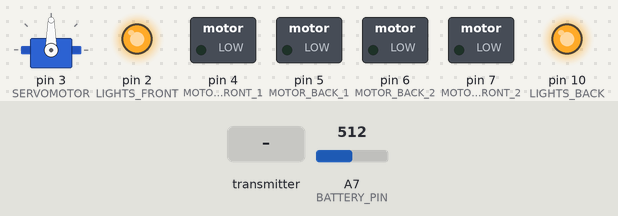
A sketch run on a simulated Arduino Nano, built with avr-gcc and run on an emulated ATmega328P. Shown: servo, switched loads named in the sketch (green lamp = pin HIGH), output pins drawn as LEDs (lit = HIGH). Dashed ring = blinking. The inputs (shaded band) are chosen by the test bench; at power-on: A7 (BATTERY_PIN) = 512. No radio packets arrive unless stated.

Above: at 0.01 s.
At 1.8 s:
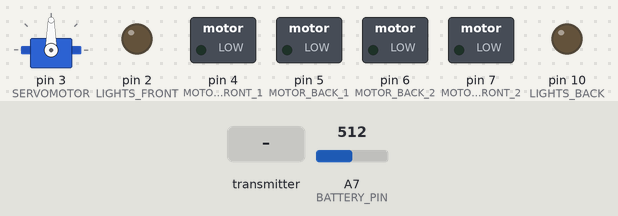
1.9 s: the transmitter starts sending ch1 = 0
At 2.0 s:
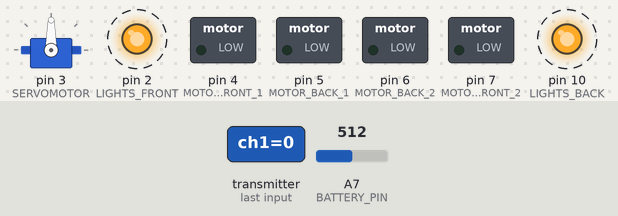
Timing chart, 0 to 4.9 s (numbered marks = the images above; inputs shaded):
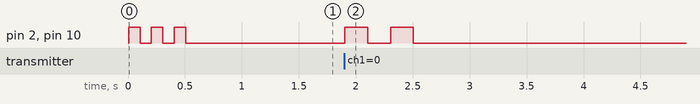

Measured:
- after the input at 1.9 s, pin 2 (LIGHTS_FRONT), pin 10 (LIGHTS_BACK): alternates HIGH for 0.20 s and LOW for 0.20 s, 4 changes in all, then stays LOW, starting at once

The sketch:

test_car.ino
```cpp
////// LIBRARIES //////
#include <SPI.h>
#include <RF24.h>
#include <Servo.h>

//#define __DEBUG__


////// TYPEDEF //////
union uint16_as_bytes
{
  uint16_t ival;
  uint8_t bval[2];
} uint16_2_bytes;


////// PIN DEFINITIONS //////
uint8_t LIGHTS_FRONT = 2;
uint8_t LIGHTS_BACK = 10;

uint8_t SERVOMOTOR = 3;

uint8_t MOTOR_BACK_1 = 5;
uint8_t MOTOR_BACK_2 = 6;

uint8_t MOTOR_FRONT_1 = 4;
uint8_t MOTOR_FRONT_2 = 7;

Servo Servo_Cam;

uint8_t BATTERY_PIN = A7;


////// NRF24 DEFINITIONS //////
const uint8_t tx_pipe[6] = "00001"; // 5 bytes address, this code should be the same for the receiver
const uint8_t rx_pipe[6] = "00002";

RF24 radio(8, 9);  // set CE and CSN pins

// the size of this struct should not exceed 32 bytes
struct TX_Data {
  uint8_t ch1;
  uint8_t ch2;
  uint8_t ch3;
  uint8_t ch4;
  uint8_t ch5;
  uint8_t ch6;
  uint8_t ch7;
  uint8_t ch8;
};

// the size of this struct should not exceed 32 bytes
struct RX_Data {
  uint8_t ch1;
  uint8_t ch2;
};

TX_Data tx_data; // create a variable with the structure
RX_Data rx_data; // create a variable with the structure


////// RF CONNECTION VARIABLES //////
uint16_t car_battery_data = 0;

unsigned long last_msg_time = 0;

uint8_t FIRST_CONNECTION_FLAG = false;


void Motor_Back(uint8_t p_velocity, uint8_t p_lights)
{
  if (p_velocity > 130)
  {
    analogWrite(MOTOR_BACK_1, p_velocity);
    analogWrite(MOTOR_BACK_2, 0);

    if (p_lights == 1)
    {
      digitalWrite(LIGHTS_FRONT, HIGH);
      digitalWrite(LIGHTS_BACK, LOW);
    }
    else
    {
      digitalWrite(LIGHTS_FRONT, LOW);
      digitalWrite(LIGHTS_BACK, LOW);
    }
  }
  else if (p_velocity < 120)
  {
    analogWrite(MOTOR_BACK_1, 0);
    analogWrite(MOTOR_BACK_2, 255-p_velocity);

    if (p_lights == 1)
    {
      digitalWrite(LIGHTS_FRONT, LOW);
      digitalWrite(LIGHTS_BACK, HIGH);
    }
    else
    {
      digitalWrite(LIGHTS_FRONT, LOW);
      digitalWrite(LIGHTS_BACK, LOW);
    }
  }
  else
  {
    analogWrite(MOTOR_BACK_1, 0);
    analogWrite(MOTOR_BACK_2, 0);
    digitalWrite(LIGHTS_FRONT, LOW);
    digitalWrite(LIGHTS_BACK, LOW);
  }
}


void Motor_Front(uint8_t p_right, uint8_t p_left)
{
  if ( (p_right == 1) && (p_left == 1) )
  {
    digitalWrite(MOTOR_FRONT_1, LOW);
    digitalWrite(MOTOR_FRONT_2, LOW);
  }
  else if (p_right == 1)
  {
    digitalWrite(MOTOR_FRONT_1, HIGH);
    digitalWrite(MOTOR_FRONT_2, LOW);
  }
  else if (p_left == 1)
  {
    digitalWrite(MOTOR_FRONT_1, LOW);
    digitalWrite(MOTOR_FRONT_2, HIGH);
  }
  else
  {
    digitalWrite(MOTOR_FRONT_1, LOW);
    digitalWrite(MOTOR_FRONT_2, LOW);
  }
}


void Lights_Sequence(uint8_t p_type)
{
  if (p_type == 1)
  {
    digitalWrite(LIGHTS_FRONT, HIGH);
    digitalWrite(LIGHTS_BACK, HIGH);
    delay(100);
    digitalWrite(LIGHTS_FRONT, LOW);
    digitalWrite(LIGHTS_BACK, LOW);
    delay(100);
    digitalWrite(LIGHTS_FRONT, HIGH);
    digitalWrite(LIGHTS_BACK, HIGH);
    delay(100);
    digitalWrite(LIGHTS_FRONT, LOW);
    digitalWrite(LIGHTS_BACK, LOW);
    delay(100);
    digitalWrite(LIGHTS_FRONT, HIGH);
    digitalWrite(LIGHTS_BACK, HIGH);
    delay(100);
    digitalWrite(LIGHTS_FRONT, LOW);
    digitalWrite(LIGHTS_BACK, LOW);
    delay(100);
  }
  else if (p_type == 2)
  {
    digitalWrite(LIGHTS_FRONT, HIGH);
    digitalWrite(LIGHTS_BACK, HIGH);
    delay(200);
    digitalWrite(LIGHTS_FRONT, LOW);
    digitalWrite(LIGHTS_BACK, LOW);
    delay(200);
    digitalWrite(LIGHTS_FRONT, HIGH);
    digitalWrite(LIGHTS_BACK, HIGH);
    delay(200);
    digitalWrite(LIGHTS_FRONT, LOW);
    digitalWrite(LIGHTS_BACK, LOW);
    delay(200);
  }
  else
  {
    digitalWrite(LIGHTS_FRONT, LOW);
    digitalWrite(LIGHTS_BACK, LOW);
  }
}


void setup()
{
  #ifdef __DEBUG__
  Serial.begin(115200);
  #endif

  pinMode(LIGHTS_FRONT, OUTPUT);
  pinMode(LIGHTS_BACK, OUTPUT);

  pinMode(MOTOR_BACK_1, OUTPUT);
  pinMode(MOTOR_BACK_2, OUTPUT);

  pinMode(MOTOR_FRONT_1, OUTPUT);
  pinMode(MOTOR_FRONT_2, OUTPUT);

  Servo_Cam.attach(SERVOMOTOR);

  rx_data.ch1 = 0; // car battery level
  rx_data.ch2 = 0; // car battery level

  radio.begin();
  radio.setAutoAck(false);
  radio.setPALevel(RF24_PA_HIGH);
  radio.setDataRate(RF24_250KBPS);
  radio.openReadingPipe(0, tx_pipe);
  radio.openWritingPipe(rx_pipe);
  radio.startListening(); // stablish device as receptor

  // initialization sequence
  Lights_Sequence(1);

  #ifdef __DEBUG__
  Serial.println("Hello World Car!");
  #endif
}


void loop()
{
  if (radio.available())
  {
    last_msg_time = millis(); // register the time to check the connection state

    if (FIRST_CONNECTION_FLAG == false) // first time connection
    {
      Lights_Sequence(2);

      FIRST_CONNECTION_FLAG = true;
    }
    else
    {
      // do nothing
    }

    radio.read(&tx_data, sizeof(tx_data));

    if (tx_data.ch5 == 1) // enable of control
    {
      Motor_Back(tx_data.ch3, tx_data.ch8);
      Motor_Front(tx_data.ch6, tx_data.ch7);
      Servo_Cam.write(tx_data.ch4);
    }
    else
    {
      // do not execute commands
    }
  }
  else
  {
    radio.stopListening(); // stablish device as transmitter

    car_battery_data = map( analogRead(BATTERY_PIN), 0, 1024, 0, 5000 );

    uint16_2_bytes.ival = car_battery_data;
    rx_data.ch1 = uint16_2_bytes.bval[1]; // MSB
    rx_data.ch2 = uint16_2_bytes.bval[0]; // LSB
    radio.write(&rx_data, sizeof(rx_data));

    if (millis() - last_msg_time > 1000) // 1s without new message from control
    {
      // stop movement of car
      analogWrite(MOTOR_BACK_1, 0);
      analogWrite(MOTOR_BACK_2, 0);
      digitalWrite(MOTOR_FRONT_1, LOW);
      digitalWrite(MOTOR_FRONT_2, LOW);
      digitalWrite(LIGHTS_FRONT, LOW);
      digitalWrite(LIGHTS_BACK, LOW);
    }
    else
    {
      // do nothing
    }

    radio.startListening(); // stablish device as receiver
    delay(10);
  }

  #ifdef __DEBUG__
  Serial.print(last_msg_time);
  Serial.print(" ; ");
  Serial.print(car_battery_data);
  Serial.print(" ; ");
  Serial.print(rx_data.ch1);
  Serial.print(" ; ");
  Serial.print(rx_data.ch2);
  Serial.print(" ; ");
  Serial.print(tx_data.ch1);
  Serial.print(" ; ");
  Serial.print(tx_data.ch2);
  Serial.print(" ; ");
  Serial.print(tx_data.ch3);
  Serial.print(" ; ");
  Serial.print(tx_data.ch4);
  Serial.print(" ; ");
  Serial.print(tx_data.ch5);
  Serial.print(" ; ");
  Serial.print(tx_data.ch6);
  Serial.print(" ; ");
  Serial.print(tx_data.ch7);
  Serial.print(" ; ");
  Serial.println(tx_data.ch8);
  #endif
}
```
